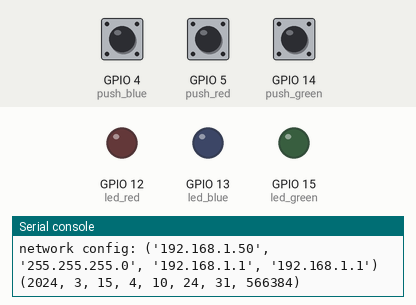
Recording of a program running on a simulated ESP8266 board running MicroPython. Parts: output pins drawn as LEDs (lit = HIGH), the last lines printed to the serial console. The test bench sets the inputs (shaded band); at power-on: GPIO 4 (push_blue) HIGH, GPIO 5 (push_red) HIGH, GPIO 14 (push_green) HIGH. WiFi joins after 1.5 s; the clock reads 2024-03-15 10:24:30 at power-on unless the program sets it.

Above: at 5.7 s.
5.8 s: GPIO 4 (push_blue) pulled LOW for 0.15 s
At 6.6 s:
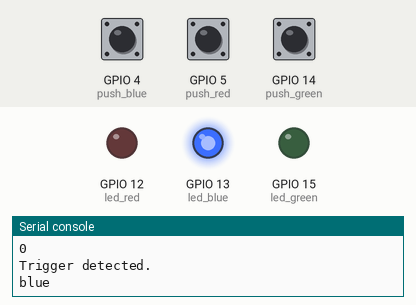
7.5 s: GPIO 5 (push_red) pulled LOW for 0.15 s
At 9.2 s:
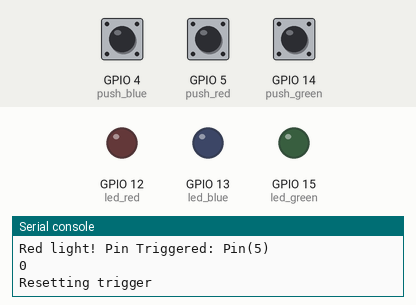
9.5 s: GPIO 14 (push_green) pulled LOW for 0.15 s
At 10.5 s:
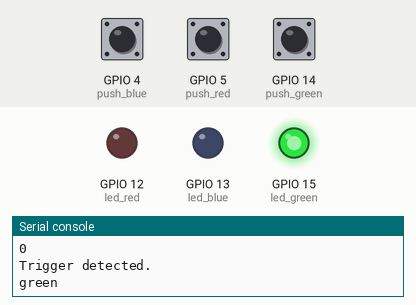
11.1 s: GPIO 4 (push_blue) pulled LOW for 1 s
At 12.0 s:
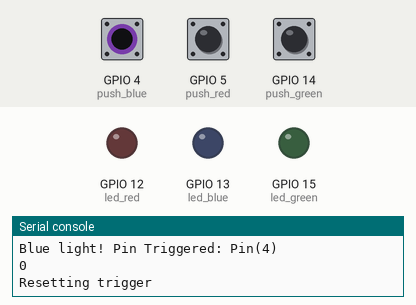
13.6 s: GPIO 5 (push_red) pulled LOW for 1 s
At 15.2 s:
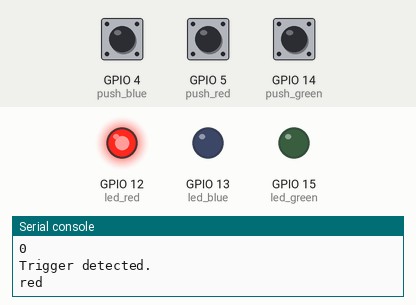
16.1 s: GPIO 14 (push_green) pulled LOW for 1 s
At 17.4 s:
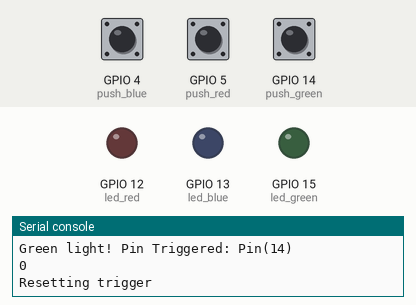
Timing chart, 0 to 19.1 s (numbered marks = the images above; inputs shaded):
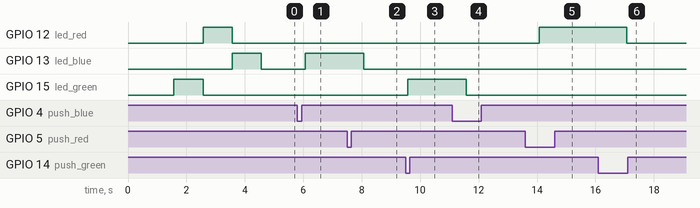

The program:

main.py
```python
from time import sleep, time
from machine import Pin, PWM, RTC
import micropython
import ntptime

micropython.alloc_emergency_exception_buf(100)

# Setup time via NTP
rtc = RTC()
rtc.datetime() # get date and time

ntptime.settime()
time_set_trigger = time() + 20
current_time = rtc.datetime()
print(current_time)


trigger = None
interrupt_pin = None

push_green = Pin(14, Pin.IN, Pin.PULL_UP, value=1)     # D5
push_red = Pin(5, Pin.IN, Pin.PULL_UP, value=1)       # D1
push_blue = Pin(4, Pin.IN, Pin.PULL_UP, value=1)      # D2

# led_green = Pin(15, Pin.OUT)    # D8 pin
# led_red = Pin(12, Pin.OUT)      # D6 pin
# led_blue = Pin(13, Pin.OUT)     # D7 pin

led_green = PWM(Pin(15), freq=1000)  # D8 pin
led_red = PWM(Pin(12), freq=1000)      # D6 pin
led_blue = PWM(Pin(13), freq=1000)      # D7 pin

# invert on and off if using built in led for testing
def red_interrupt(pin):
    global trigger
    trigger = "red"
    print('Red light! Pin Triggered:', pin)
    print(push_red.value())


def blue_interrupt(pin):
    global trigger
    trigger = "blue"
    print('Blue light! Pin Triggered:', pin)
    print(push_blue.value())

def green_interrupt(pin):
    global trigger
    trigger = "green"
    print('Green light! Pin Triggered:', pin)
    print(push_green.value())


def reset_leds():
    # led_green.off()
    # led_red.off()
    # led_blue.off()
    led_green.duty(0)
    led_red.duty(0)
    led_blue.duty(0)

def test_leds():
    led_green.duty(1023)
    sleep(1)
    reset_leds()

    led_red.duty(1023)
    sleep(1)
    reset_leds()

    led_blue.duty(1023)
    sleep(1)
    reset_leds()


reset_leds()
test_leds()

push_red.irq(trigger=Pin.IRQ_FALLING, handler=red_interrupt)
push_blue.irq(trigger=Pin.IRQ_FALLING, handler=blue_interrupt)
push_green.irq(trigger=Pin.IRQ_FALLING, handler=green_interrupt)

while True:
    timeout = time() + 10*3 # 10 seconds
    if trigger:
        print("Trigger detected.")
        print(trigger)
        if trigger == "red":
            led_red.duty(1023)
            while trigger == "red" and time() < timeout:
                sleep(1)
            print("Resetting trigger")
            trigger = None
            reset_leds()
        elif trigger == "blue":
            led_blue.duty(1023)
            while trigger == "blue" and time() < timeout:
                sleep(1)
            print("Resetting trigger")
            trigger = None
            reset_leds()
        elif trigger == "green":
            led_green.duty(1023)
            while trigger == "green" and time() < timeout:
                sleep(1)
            print("Resetting trigger")
            trigger = None
            reset_leds()

    sleep(0.5)

    try:
        if time() > time_set_trigger:
            print("Syncing time...")
            ntptime.settime()
            time_set_trigger = time() + 7200
            print(rtc.datetime())
            print("Time (UTC): {0}:{1}".format(rtc.datetime()[4], rtc.datetime()[5]))
    except:
        pass

    # led_green.on()
    # sleep(0.5)
    # led_green.off()

    # led_red.on()
    # sleep(0.5)
    # led_red.off()

    # led_blue.on()
    # sleep(0.5)
    # led_blue.off()
```

boot.py
```python
# boot.py - - runs on boot-up
from time import sleep, time

def do_connect():
    import network

    timeout = time() + 10 # 10 seconds

    sta_if = network.WLAN(network.STA_IF)

    if not sta_if.isconnected():
        print('connecting to network...')
        sta_if.active(True)
        sta_if.connect('MonkeyBalls', '10241024bb')
        while not sta_if.isconnected() and time() < timeout:
            pass

    print('network config:', sta_if.ifconfig())

do_connect()
```

Measured:
- after the input at 5.8 s, GPIO 13 (led_blue): LOW → HIGH after 0.27 s
- after the input at 7.5 s, GPIO 13 (led_blue): HIGH → LOW after 0.57 s
- after the input at 9.5 s, GPIO 15 (led_green): LOW → HIGH after 0.07 s
- after the input at 11.1 s, GPIO 15 (led_green): HIGH → LOW after 0.47 s
- after the input at 13.6 s, GPIO 12 (led_red): LOW → HIGH after 0.47 s
- after the input at 16.1 s, GPIO 12 (led_red): HIGH → LOW after 0.97 s
